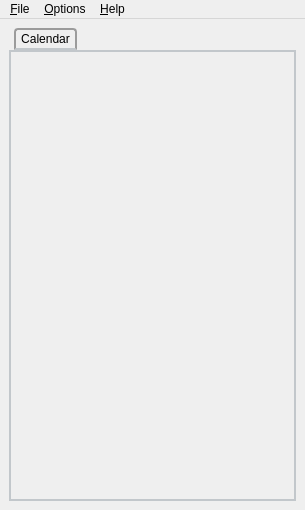
<?xml version="1.0" encoding="UTF-8"?>
<ui version="4.0">
 <class>MainWindow</class>
 <widget class="QMainWindow" name="MainWindow">
  <property name="geometry">
   <rect>
    <x>0</x>
    <y>0</y>
    <width>305</width>
    <height>510</height>
   </rect>
  </property>
  <property name="focusPolicy">
   <enum>Qt::NoFocus</enum>
  </property>
  <property name="windowTitle">
   <string>TinyOrganizer</string>
  </property>
  <property name="windowIcon">
   <iconset resource="tinyorganizer.qrc">
    <normaloff>:/gfx/icons/gfx/appointment.png</normaloff>:/gfx/icons/gfx/appointment.png</iconset>
  </property>
  <property name="styleSheet">
   <string notr="true">
 QTabWidget::pane { /* The tab widget frame */
     border: 2px solid #C2C7CB;
 }

 QTabWidget::tab-bar {
     left: 5px; /* move to the right by 5px */
 }

 /* Style the tab using the tab sub-control. Note that
     it reads QTabBar _not_ QTabWidget */
 QTabBar::tab {
     background: qlineargradient(x1: 0, y1: 0, x2: 0, y2: 1,
                                 stop: 0 #E1E1E1, stop: 0.4 #DDDDDD,
                                 stop: 0.5 #D8D8D8, stop: 1.0 #D3D3D3);
     border: 2px solid #C4C4C3;
     border-bottom-color: #C2C7CB; /* same as the pane color */
     border-top-left-radius: 4px;
     border-top-right-radius: 4px;
     min-width: 15ex;
	padding:2px;
	padding-left: 5px;
	padding-right: 5px;
 }

 QTabBar::tab:selected, QTabBar::tab:hover {
     background: qlineargradient(x1: 0, y1: 0, x2: 0, y2: 1,
                                 stop: 0 #fafafa, stop: 0.4 #f4f4f4,
                                 stop: 0.5 #e7e7e7, stop: 1.0 #fafafa);
 }

 QTabBar::tab:selected {
     border-color: #9B9B9B;
     border-bottom-color: #C2C7CB; /* same as pane color */
 }

 QTabBar::tab:!selected {
     margin-top: 2px; /* make non-selected tabs look smaller */
 }

 /* make use of negative margins for overlapping tabs */
 QTabBar::tab:selected {
     /* expand/overlap to the left and right by 4px */
     margin-left: -2px;
     margin-right: -2px;
 }

 QTabBar::tab:first:selected {
     margin-left: 0; /* the first selected tab has nothing to overlap with on the left */
 }

 QTabBar::tab:last:selected {
     margin-right: 0; /* the last selected tab has nothing to overlap with on the right */
 }

 QTabBar::tab:only-one {
     margin: 0; /* if there is only one tab, we don't want overlapping margins */
 }</string>
  </property>
  <property name="toolButtonStyle">
   <enum>Qt::ToolButtonIconOnly</enum>
  </property>
  <widget class="QWidget" name="centralwidget">
   <layout class="QVBoxLayout" name="verticalLayout">
    <item>
     <widget class="QTabWidget" name="tabWidget">
      <property name="focusPolicy">
       <enum>Qt::NoFocus</enum>
      </property>
      <property name="currentIndex">
       <number>0</number>
      </property>
      <widget class="QWidget" name="tab">
       <attribute name="title">
        <string>Calendar</string>
       </attribute>
       <layout class="QVBoxLayout" name="verticalLayout_2">
        <item>
         <widget class="ScheduleWidget" name="scheduleWidget" native="true"/>
        </item>
       </layout>
      </widget>
     </widget>
    </item>
   </layout>
  </widget>
  <widget class="QMenuBar" name="menubar">
   <property name="geometry">
    <rect>
     <x>0</x>
     <y>0</y>
     <width>305</width>
     <height>25</height>
    </rect>
   </property>
   <widget class="QMenu" name="menu_File">
    <property name="title">
     <string>&amp;File</string>
    </property>
    <addaction name="actionOpen"/>
    <addaction name="actionSave"/>
    <addaction name="separator"/>
    <addaction name="actionImport"/>
    <addaction name="actionExport"/>
    <addaction name="separator"/>
    <addaction name="actionExit"/>
   </widget>
   <widget class="QMenu" name="menuHelp">
    <property name="title">
     <string>&amp;Help</string>
    </property>
    <addaction name="actionAbout_TinyOrganizer"/>
    <addaction name="actionAbout_Qt"/>
   </widget>
   <widget class="QMenu" name="menu_Options">
    <property name="title">
     <string>&amp;Options</string>
    </property>
    <addaction name="action_Settings"/>
   </widget>
   <addaction name="menu_File"/>
   <addaction name="menu_Options"/>
   <addaction name="menuHelp"/>
  </widget>
  <action name="actionOpen">
   <property name="enabled">
    <bool>false</bool>
   </property>
   <property name="icon">
    <iconset resource="tinyorganizer.qrc">
     <normaloff>:/gfx/icons/gfx/open.png</normaloff>:/gfx/icons/gfx/open.png</iconset>
   </property>
   <property name="text">
    <string>&amp;Open...</string>
   </property>
   <property name="shortcut">
    <string>Ctrl+O</string>
   </property>
  </action>
  <action name="actionImport">
   <property name="enabled">
    <bool>false</bool>
   </property>
   <property name="text">
    <string>&amp;Import...</string>
   </property>
   <property name="shortcut">
    <string>Ctrl+I</string>
   </property>
  </action>
  <action name="actionExport">
   <property name="enabled">
    <bool>false</bool>
   </property>
   <property name="text">
    <string>&amp;Export...</string>
   </property>
   <property name="shortcut">
    <string>Ctrl+E</string>
   </property>
  </action>
  <action name="actionExit">
   <property name="icon">
    <iconset resource="tinyorganizer.qrc">
     <normaloff>:/gfx/icons/gfx/exit.png</normaloff>:/gfx/icons/gfx/exit.png</iconset>
   </property>
   <property name="text">
    <string>E&amp;xit</string>
   </property>
   <property name="shortcut">
    <string>Ctrl+X</string>
   </property>
  </action>
  <action name="actionSave">
   <property name="enabled">
    <bool>false</bool>
   </property>
   <property name="icon">
    <iconset resource="tinyorganizer.qrc">
     <normaloff>:/gfx/icons/gfx/save.png</normaloff>:/gfx/icons/gfx/save.png</iconset>
   </property>
   <property name="text">
    <string>&amp;Save</string>
   </property>
   <property name="shortcut">
    <string>Ctrl+S</string>
   </property>
  </action>
  <action name="actionAbout_TinyOrganizer">
   <property name="icon">
    <iconset resource="tinyorganizer.qrc">
     <normaloff>:/gfx/icons/gfx/about.png</normaloff>:/gfx/icons/gfx/about.png</iconset>
   </property>
   <property name="text">
    <string>&amp;About...</string>
   </property>
  </action>
  <action name="actionAbout_Qt">
   <property name="icon">
    <iconset resource="tinyorganizer.qrc">
     <normaloff>:/gfx/icons/gfx/qt.png</normaloff>:/gfx/icons/gfx/qt.png</iconset>
   </property>
   <property name="text">
    <string>About &amp;Qt...</string>
   </property>
  </action>
  <action name="actionShow_Hide">
   <property name="icon">
    <iconset>
     <normaloff>:/gfx/icons/gfx/plus.png</normaloff>:/gfx/icons/gfx/plus.png</iconset>
   </property>
   <property name="text">
    <string>Show/Hide</string>
   </property>
  </action>
  <action name="action_Settings">
   <property name="icon">
    <iconset resource="tinyorganizer.qrc">
     <normaloff>:/gfx/icons/gfx/settings.png</normaloff>:/gfx/icons/gfx/settings.png</iconset>
   </property>
   <property name="text">
    <string>&amp;Settings...</string>
   </property>
  </action>
 </widget>
 <customwidgets>
  <customwidget>
   <class>ScheduleWidget</class>
   <extends>QWidget</extends>
   <header>schedulewidget.h</header>
   <container>1</container>
  </customwidget>
 </customwidgets>
 <resources>
  <include location="tinyorganizer.qrc"/>
 </resources>
 <connections/>
 <slots>
  <slot>on_action_Exit_triggered()</slot>
 </slots>
</ui>
